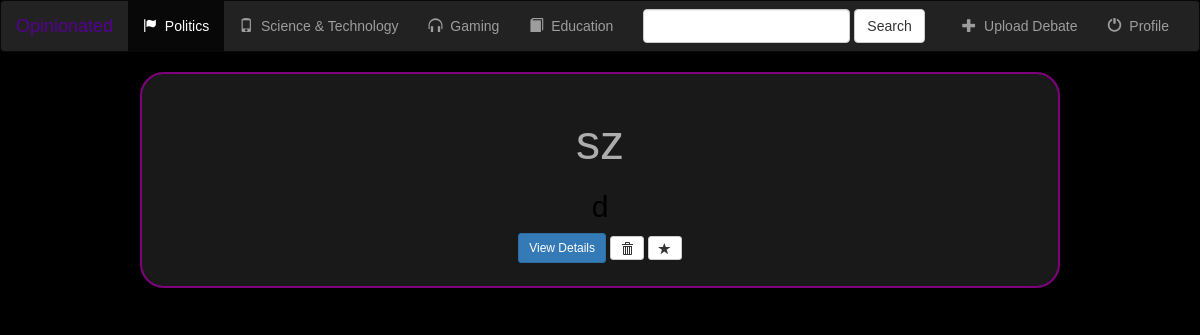
/politics/, run on an earlier commit of the app's database.
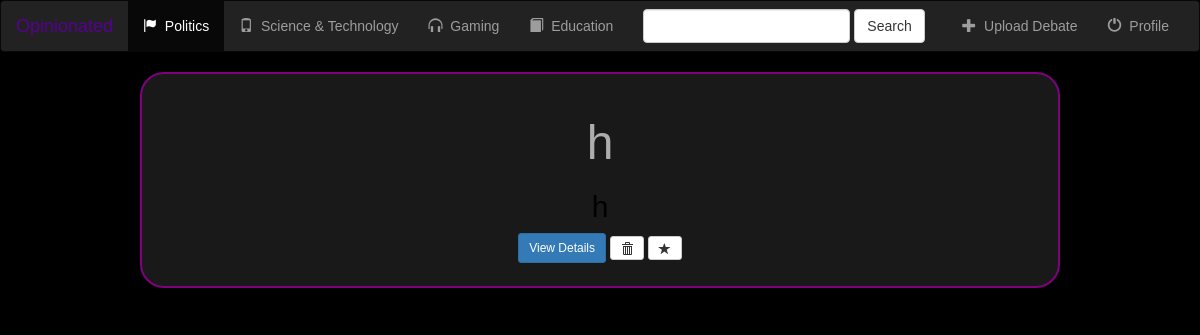
And on a later commit of the database.
### politics/models.py (models this page shows, shortened)
class Debate(models.Model):
    username = models.CharField(max_length =20 , blank=True, default='')
    description = models.CharField(max_length =300 , blank=True, default='')
    title = models.CharField(max_length = 200, blank=True, default='')
    date = models.CharField(max_length =10, blank=True, default='')
    genre = models.CharField(max_length = 20, blank=True, default='')
    pfp = models.CharField(max_length =12, blank=True, default='')
    likes = models.ManyToManyField(User, related_name='likes', blank = True)

### politics/views.py (the view)
class IndexView(generic.ListView):
    template_name = 'politics/index.html'
    def get_queryset(self):
        return Debate.objects.all()

### politics/templates/politics/index.html (shortened to what this page needs)
 {% load staticfiles %}
<link rel = "stylesheet" href = "https://maxcdn.bootstrapcdn.com/bootstrap/3.3.6/css/bootstrap.min.css">
<link rel = "stylesheet" type = "text/css" href = "{% static 'politics/styless.css' %}" />
<nav class= "navbar navbar-inverse">
<div class = "container-fluid">
    <div class="navbar-header">
        <a class = "navbar-brand" href="{% url 'politics:index' %}">Opinionated</a>
    </div>
    <div class = "collapse navbar-collapse" id="topNavBar">
        <ul class = "nav navbar-nav">
            <li class = "active">
                <a href="{% url 'politics:index' %}">
                <span class = "glyphicon glyphicon-flag" aria-hidden="true"></span>&nbsp; Politics
                </a>
            </li>
                <li class = "">
                <a href="#">
                <span class = "glyphicon glyphicon-phone" aria-hidden="true"></span>&nbsp; Science & Technology
                </a>
            </li>
                <li class = "">
                <a href="#">
                <span class = "glyphicon glyphicon-headphones" aria-hidden="true"></span>&nbsp; Gaming
                </a>
            </li>
                <li class = "">
                <a href="#">
                <span class = "glyphicon glyphicon-Book" aria-hidden="true"></span>&nbsp; Education
                </a>
            </li>
        </ul>
        <form class = "navbar-form navbar-left" role = "search" method = "get" action = "#">
            <div class = "form-group">
                <input type = "text" class = "form-control" name="q" value="">
            </div>
            <button type = "submit" class="btn btn-default">Search</button>
        </form>
        <ul class = "nav navbar-nav navbar-right">
                <li class = "">
                <a href="{% url 'politics:debate-add' %}">
                <span class = "glyphicon glyphicon-plus" aria-hidden="true"></span>&nbsp; Upload Debate
                </a>
            </li>
                <li class = "">
                <a href="/profile/view">
                <span class = "glyphicon glyphicon-off" aria-hidden="true"></span>&nbsp; Profile
                </a>
            </li>
        </ul>
    </div>
</div>
</nav>
<link rel="stylesheet" href="{% static 'detail.css' %}">
<div class="debates-container container">
        {% if object_list %}
            {% for debate in object_list %}
                <div class=" col-lg-10 col-sm-offset-1">
                    <div class="thumbnail">
                        <div class="caption">
                        <center>
                            <h1>{{ debate.title }}</h1>
                            <h2>{{ debate.username }}</h2>
                            <a href="{% url 'politics:detail' debate.id %}" class="btn btn-primary btn-sm" role="button">View Details</a>
                            <form action="{% url 'politics:debate-delete' debate.id %}" method="post" style="display: inline;">
                                <button type="submit" class="btn btn-default btn-sm">
                                    <span class="glyphicon glyphicon-trash"></span>
                                </button>
                            </form>
                            <a href="#" class="btn btn-default btn-sm btn-favorite">
                                <span class="glyphicon glyphicon-star {% if debate.is_favorite %}active{% endif %}"></span>
                            </a>
						</center>
                        </div>
                    </div>
                </div>
            {% endfor %}
        {% endif %}
    </div>

### politics/static/politics/styless.css (style rules this page uses)
.thumbnail { background-color: #333232; text-color: white; }
.thumbnail h1 { color:#adadad; font-size: 48px; }
.thumbnail h2 { color:black ; }
form, input, label, p { color: #adadad !important; }
.navbar-inverse .navbar-brand { color: #570093; }

### assets/detail.css (style rules this page uses)
.thumbnail { background: #191919; display: block; text-align: center; border: 2px solid purple; padding: 14px 40px; outline:none; color: white; border-radius: 24px; transition: .25s; }

What changed in the data, as far as the page shows it:
removed Debate: title "sz", username "d"
added Debate: title "h", username "h"
